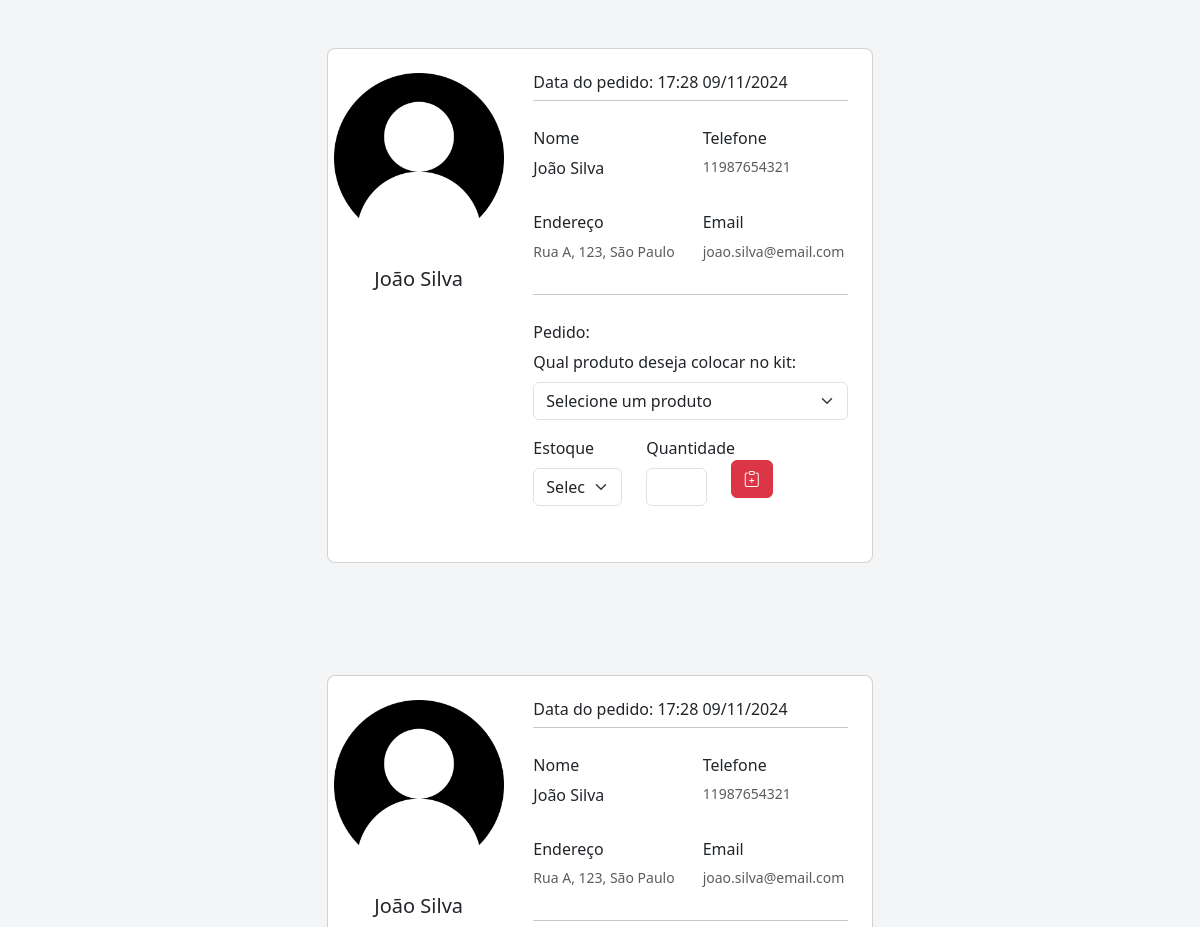
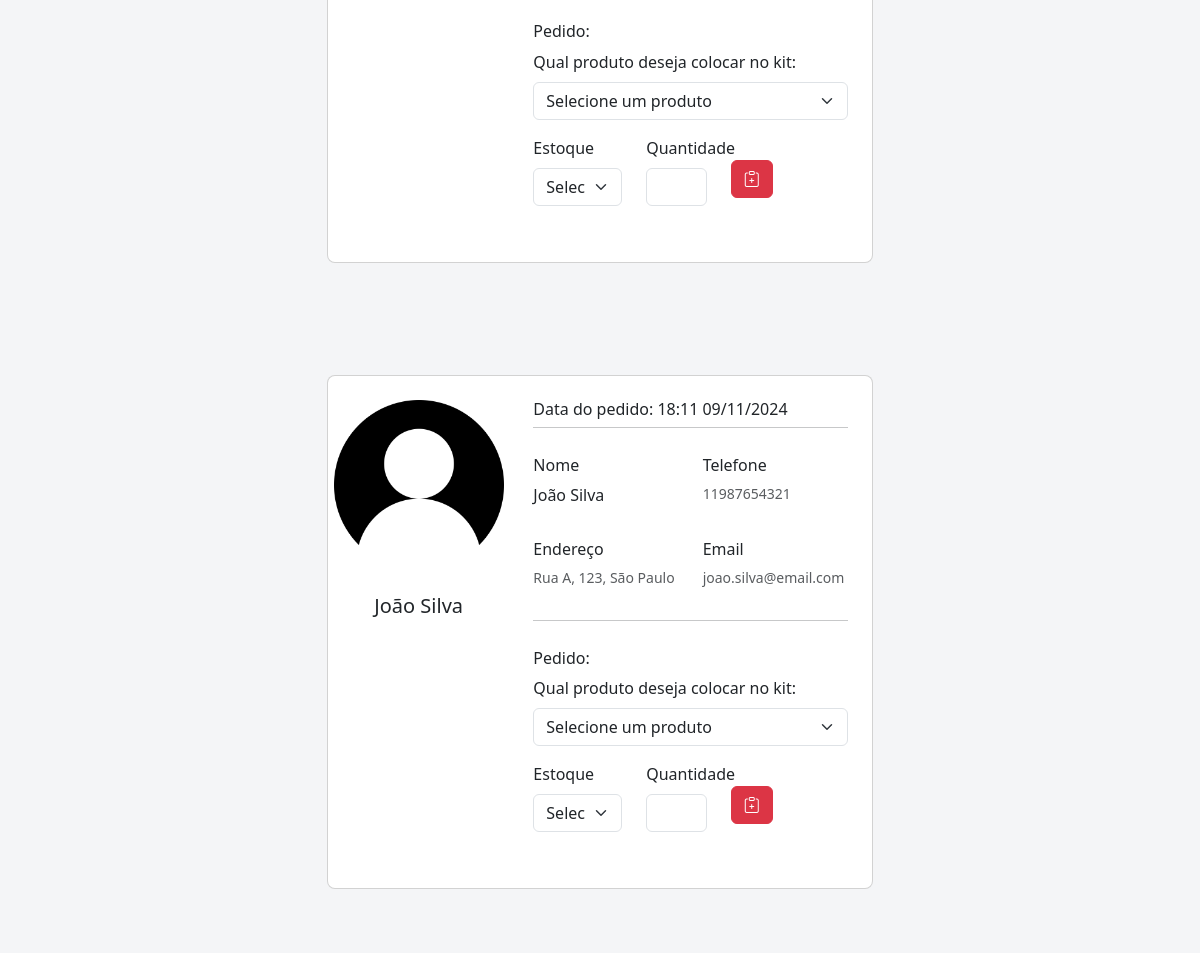
Screenshot of /pedidos_copy.php (signed in) with the database file from the repository (2 pictures, top to bottom).
### tables this page shows
CREATE TABLE IF NOT EXISTS `pedido` (
  `id_pedido` int NOT NULL AUTO_INCREMENT,
  `data_pedido` datetime DEFAULT NULL,
  `deferido` tinyint(1) DEFAULT NULL,
  `id_usuario` int DEFAULT NULL,
  `quantidade` int DEFAULT NULL,
  `descricao` text,
  `data_validade` date DEFAULT NULL,
  `tamanho` varchar(3) DEFAULT NULL,
  `subtipo_doacao` varchar(255) DEFAULT NULL,
  `nome` varchar(255) DEFAULT NULL,
  PRIMARY KEY (`id_pedido`),
  KEY `fk_usuario_pedido` (`id_usuario`)
);

CREATE TABLE IF NOT EXISTS `usuario` (
  `id_usuario` int NOT NULL AUTO_INCREMENT,
  `nome` varchar(255) DEFAULT NULL,
  `senha` varchar(255) DEFAULT NULL,
  `email` varchar(255) DEFAULT NULL,
  `endereco` varchar(255) DEFAULT NULL,
  `telefone` varchar(255) DEFAULT NULL,
  `tipo_cliente` int DEFAULT NULL,
  `foto` varchar(255) NOT NULL,
  PRIMARY KEY (`id_usuario`)
);

### pedidos_copy.php (the view, shortened to what this page needs)
<?php
$conexao = conectar();
$sql = "SELECT * FROM pedido WHERE deferido IS null";
$resultado = mysqli_query($conexao, $sql);
while ($pedido = mysqli_fetch_assoc($resultado)) {
  $sql_usuario = "SELECT * FROM usuario WHERE id_usuario = " . $pedido['id_usuario'];
  $resultado_usuario = mysqli_query($conexao, $sql_usuario);
  $dadosUsuario = mysqli_fetch_assoc($resultado_usuario);
  $date = date_create($pedido['data_pedido']);
?>
<!DOCTYPE html>
<html lang="pt-BR">
<head>
  <?php include "links.php"; ?>
</head>
<body>
  <section class="vh-25" style="background-color: #f4f5f7;">
    <div class="container py-5 h-100">
      <div class="row d-flex justify-content-center align-items-center h-100">
        <div class="col-md-6 mb-4 mb-lg-0">
          <div class="card mb-3" style="border-radius: .5rem; height: 100%;">
            <div class="row g-0">
              <div class="col-md-4 gradient-custom text-center text-white"
                style="border-top-left-radius: .5rem; border-bottom-left-radius: .5rem;">
                <tr>
                  <td><img class="my-4" src='img/<?php echo $dadosUsuario['foto'] ?>' width='170px' height='170px'>
                  </td>
                </tr>
                <h5 class="text-dark"><?php echo $dadosUsuario['nome'] ?></h5>
                <i class="far fa-edit mb-5"></i>
              </div>
              <div class="col-md-8">
                <div class="card-body p-4">
                  <h6>Data do pedido: <?php echo date_format($date, "H:i   d/m/Y"); ?></h6>
                  <hr class="mt-0 mb-4">
                  <div class="row pt-1">
                    <div class="col-6 mb-3">
                      <h6>Nome</h6>
                      <?php echo $dadosUsuario['nome']; ?>
                    </div>
                    <div class="col-6 mb-3">
                      <h6>Telefone</h6>
                      <p class="text-muted"> <?php echo  $dadosUsuario['telefone'] . "</p>"; ?>
                    </div>
                  </div>
                  <div class="row pt-1">
                    <div class="col-6 mb-3">
                      <h6>Endereço</h6>
                      <p class="text-muted"><?php echo $dadosUsuario['endereco'] ?> </p>
                    </div>
                    <div class="col-6 mb-3">
                      <h6>Email</h6>
                      <p class="text-muted"> <?php echo  $dadosUsuario['email'] . "</p>"; ?>
                    </div>
                  </div>
                  <hr class="mt-0 mb-4">
                  <div class="row pt-1">
  <div class="col-12 mb-3">
    <h6>Pedido:</h6>
    <form onclick="return SelecionaEstoque(event);">
    <label class="form-label" for="tipo">Qual produto deseja colocar no kit:</label>
    <select name="produto" id="kit" class="form-select" required>
      <option value="" selected disabled>Selecione um produto</option>
    </select>
  </form>
    <div class="row pt-3">
      <div class="col-md-4">
        <label for="estoque" class="form-label">Estoque</label>
        <select name="estoque" id="estoque" class="form-select">
          <option value="" selected disabled>Selecione um estoque</option>
        </select>
      </div>
      <div class="col-md-3">
        <label for="quantidade" class="form-label">Quantidade</label>
        <input type="number" id="quantidade" class="form-control" min="0">
      </div>
      <div class="col-md-4 py-4">
        <form action="#" method="POST">
          <button type="submit" class="btn btn-danger ">
          <i class="bi bi-clipboard-plus"></i>
          </button>
        </form>
      </div>
    </div>
  </div>
</div>
                  </div>
                </div>
              </div>
            </div>
          </div>
        </div>
      </div>
  </section>
<?php } ?>
</body>
</html>

### links.php (shortened to what this page needs)
<link rel="stylesheet" type="text/css" href="css/estilo.css?nocache=<?=rand(0,9999999) ?>"/>
 <link href="https://cdn.jsdelivr.net/npm/bootstrap-icons/font/bootstrap-icons.css" rel="stylesheet">
 <link href="https://cdn.jsdelivr.net/npm/bootstrap@5.3.3/dist/css/bootstrap.min.css" rel="stylesheet">
 <link href="https://cdn.jsdelivr.net/npm/sweetalert2@11.0.18/dist/sweetalert2.min.css" rel="stylesheet">

### css/estilo.css (style rules this page uses)
body { font-family: 'roboto',sans-serif; width: 100%; height: 100%; text-decoration: none; }
.row { margin: 0; }
p,li { font-size: 14px; }

### rows the page displays
pedido: id_usuario.foto (placeholder picture), id_usuario.nome "João Silva", data_pedido "17:28 09/11/2024", id_usuario.telefone "11987654321", id_usuario.endereco "Rua A, 123, São Paulo", id_usuario.email "joao.silva@email.com"
pedido: id_usuario.foto (placeholder picture), id_usuario.nome "João Silva", data_pedido "17:28 09/11/2024", id_usuario.telefone "11987654321", id_usuario.endereco "Rua A, 123, São Paulo", id_usuario.email "joao.silva@email.com"
pedido: id_usuario.foto (placeholder picture), id_usuario.nome "João Silva", data_pedido "18:11 09/11/2024", id_usuario.telefone "11987654321", id_usuario.endereco "Rua A, 123, São Paulo", id_usuario.email "joao.silva@email.com"
